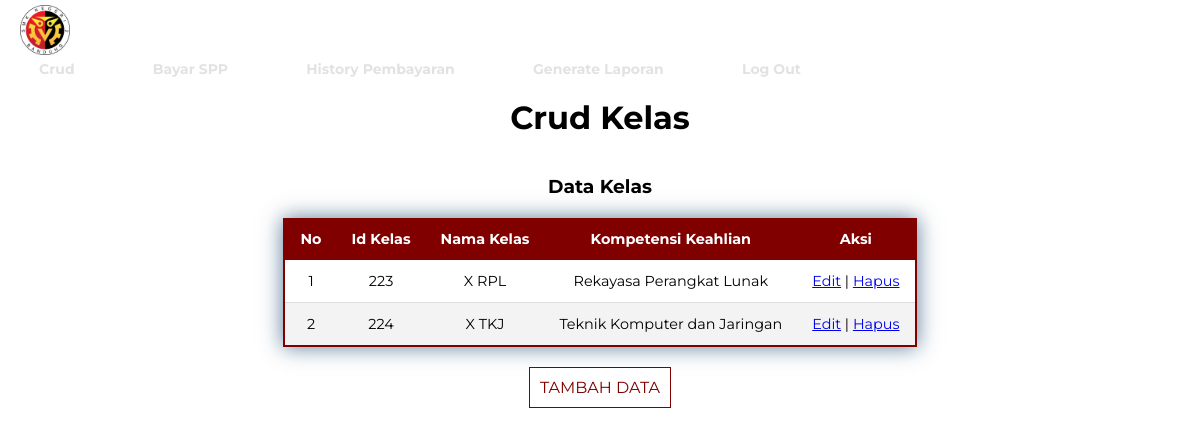
/Uprak/crud_kelas/index.php, run on the app's committed database.
### tables this page shows
CREATE TABLE `kelas` (
  `id_kelas` int(11) NOT NULL,
  `nama_kelas` varchar(10) NOT NULL,
  `kompetensi_keahlian` varchar(50) NOT NULL
);

### Uprak/crud_kelas/index.php (the view, shortened to what this page needs)
<!DOCTYPE html>
<html>
<head>
	<link rel="stylesheet" href="../css/style-indexed.css">
	<link rel="stylesheet" href="../css/style.css">
</head>
<body>
<nav>
<a href="../admin-index.php"><img src="../login/img/pngegg.png" class="logo" /></a>
         <ul class="navs-link">
            <li><div class="crudli">
                <button>Crud</button>
            </div></li>
            <li><a href="../bayar-admin.php" class="button active">Bayar SPP</a></li>
            <li><a href="../history_pembayaran/history-admin.php?level=admin" class="button-history">History Pembayaran</a></li>
            <li><a href="../laporan/pilih-laporan.php" class="button-laporan">Generate Laporan</a></li>
            <li><a href="../login/login.php" class="button-logout">Log Out</a></li>
        </ul>
</nav>
	<h1 class="judul" align="center">Crud Kelas</h1><br><br>
	<h3 align="center">Data Kelas</h3>
	<table class="styled-table">
    <thead>
        <tr>
		<th>No</th>
			<th>Id Kelas</th>
			<th>Nama Kelas</th>
			<th>Kompetensi Keahlian</th>
			<th>Aksi</th>
        </tr>
    </thead>
    <tbody>
	<?php
		$link = mysqli_connect("localhost", "root", "", "uprak");
		$query_mysql = mysqli_query($link, "SELECT * FROM kelas");
		$nomor = 1;
		while($data = mysqli_fetch_array($query_mysql)){
		?>
        <tr>
		<td><?php echo $nomor++; ?></td>
			<td><?php echo $data['id_kelas']; ?></td>
			<td><?php echo $data['nama_kelas']; ?></td>
			<td><?php echo $data['kompetensi_keahlian']; ?></td>
			<td>
				<a class="edit" href="edit.php?id_kelas=<?php echo $data['id_kelas']; ?>">Edit</a> |
				<a class="hapus" href="hapus.php?id_kelas=<?php echo $data['id_kelas']; ?>">Hapus</a>
			</td>
        </tr>
		<?php } ?>
    </tbody>
</table>
<div class="button_cont" align="center">
	<a class="btn-tmbah" href="input.php" target="_blank" rel="">Tambah Data</a>
</div>
</body>
</html>

### Uprak/css/style-indexed.css (style rules this page uses)
* { font-family: "Montserrat", sans-serif; }
.logo { width: 50px; height: 50px; margin-top: 5px; margin-left: 20px; }
.navs-link { display: flex; justify-content: space-around; width: 70%; }
.navs-link li { list-style: none; }
.navs-link a { color: #e2e2e2; text-decoration: none; font-weight: bold; font-size: 14px; }
.crudli { position: relative; align-items: center; }
.crudli button { color: #e2e2e2; background: none; border: none; text-decoration: none; font-weight: bold; font-size: 14px; cursor: pointer; }
.navs-link a, .crudli button { transition: 0.3s; }
.active { color: rgb(201, 160, 28); }

### Uprak/css/style.css (style rules this page uses)
* { margin: 0px; padding: 0px; box-sizing: border-box; }
.judul { margin-top: 20px; }
.styled-table { border-collapse: collapse; margin-top: 20px; margin-left: auto; margin-right: auto; font-size: 0.9em; font-family: sans-serif; min-width: 400px; box-shadow: 0 0 20px rgba(9, 60, 102, 0.671); }
.styled-table thead tr { background-color: #800000; color: #ffffff; text-align: center; border-left: 2px solid #800000; border-right: 2px solid #800000; }
.styled-table th, .styled-table td { padding: 12px 15px; text-align: center; }
.styled-table tbody tr { border-bottom: 1px solid #dddddd; border-left: 2px solid #800000; border-right: 2px solid #800000; }
.styled-table tbody tr:nth-of-type(even) { background-color: #f3f3f3; }
.styled-table tbody tr:last-of-type { border-bottom: 2px solid #800000; }
.btn-tmbah { color: #800000 !important; text-transform: uppercase; text-decoration: none; background: #ffffff; padding: 10px; border: 1px solid #800000 !important; display: inline-block; transition: all 0.4s ease 0s; margin-top: 20px; }

### data on the page
kelas: id_kelas "223", nama_kelas "X RPL", kompetensi_keahlian "Rekayasa Perangkat Lunak"
kelas: id_kelas "224", nama_kelas "X TKJ", kompetensi_keahlian "Teknik Komputer dan Jaringan"
